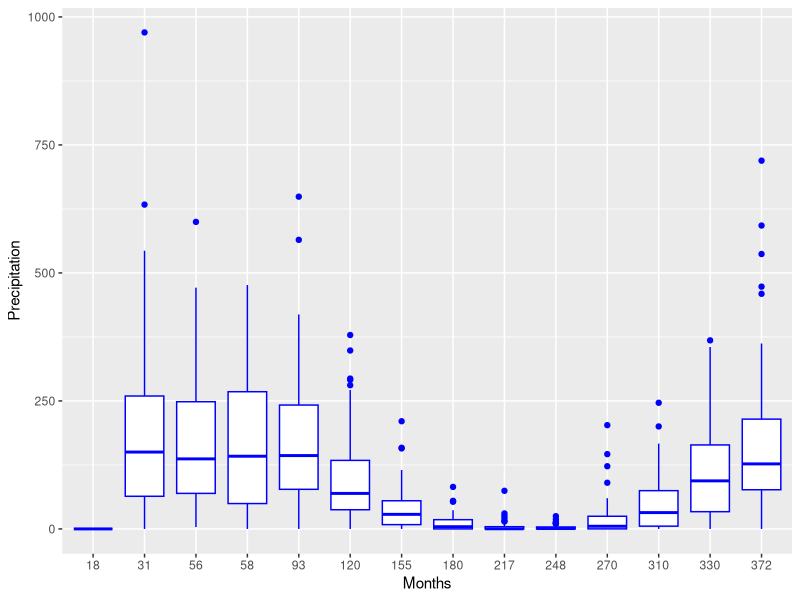
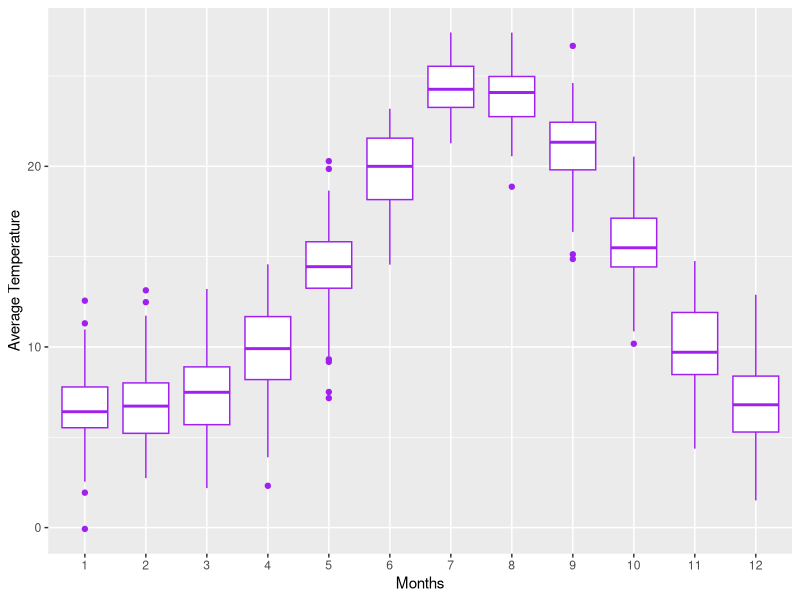
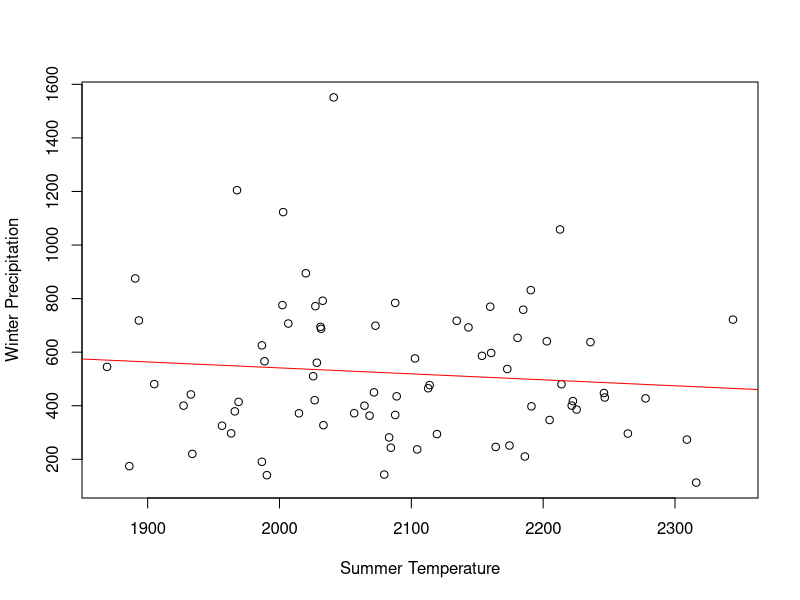

Generate these figures, in order, with R:
## ---- chunk 1
knitr::opts_chunk$set(echo = FALSE, eval=TRUE)
## ---- chunk 2

climate = read.table("clim.txt", header=T)
climate2 = climate[,-c(1)] 
# View(climate2)

clim.mth <- aggregate(climate2, by=list(climate2$month, climate2$year), sum)
library(ggplot2)
ggplot(clim.mth, aes(x=as.factor(month), y=rain)) + 
  geom_boxplot(color= "blue") +
  labs(x = "Months") +
  labs(y = "Precipitation")

## ---- chunk 3
library(ggplot2)
clim.avg <- aggregate(climate2, by=list(climate2$month, climate2$year), mean)
ggplot(clim.avg, aes(x=as.factor(month), y=tmax)) + 
  geom_boxplot(color= "purple") +
  labs(x = "Months") +
  labs(y = "Average Temperature")


## ---- chunk 4

rain_year_group <- aggregate(climate2[, 3], list(climate2$year), sum)
# View(rain_year_group)
ascending_rain <- rain_year_group[order(rain_year_group$x),] 
# View(ascending_rain)

# rain_year <- climate2 %>% 
#   group_by(year) %>% 
#   summarize(rain=sum(rain))
# View(rain_year)
## ---- chunk 5
climate2["seasons"] <- NA
# View(climate2)
#spring(Mar, Apr, May) = 1
#Summer(Jun, Jul, Aug) = 2
#Fall(Sept, Oct, Nov) = 3
#Winter(Dec, Jan, Feb) = 4

climate2$seasons = ifelse(climate2$month <2,4, ifelse (climate2$month <3,4, ifelse(climate2$month <4,1, ifelse(climate2$month <5,1, ifelse(climate2$month <6,1, ifelse(climate2$month <7,2, ifelse(climate2$month <8,2, ifelse(climate2$month <9,2, ifelse(climate2$month <10,3, ifelse(climate2$month <11,3, ifelse(climate2$month <12,3, ifelse(climate2$month <13,4,8))))))))))))

rain_season_group <- aggregate(climate2[, 3], list(climate2$seasons), sum)

ascending_rain_season <- rain_season_group[order(rain_season_group$x),] 
# View(ascending_rain_season)
# View(cliamte2)
## ---- chunk 6
winter_precip <- climate2[climate2$seasons==4,]
# View(winter_precip)
winter_precip_agg <- aggregate(winter_precip, list(winter_precip$year), sum)
# View(winter_precip_agg)

summer_temp <- climate2[climate2$seasons==2,]
summer_temp_agg <- aggregate(summer_temp, list(summer_temp$year), sum)
# View(summer_temp_agg)

plot(winter_precip_agg$rain ~ summer_temp_agg$tmax, xlab = "Summer Temperature", ylab = "Winter Precipitation")
abline(lm(winter_precip_agg$rain ~ summer_temp_agg$tmax), col="red")
